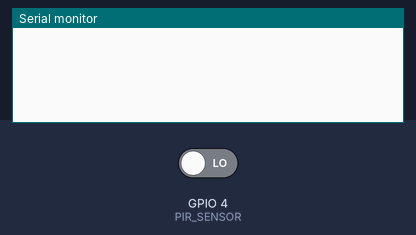
The sketch below on a simulated ESP32. On the bench: the last lines printed to the serial monitor. The test bench sets the inputs (shaded band); at power-on: GPIO 4 (PIR_SENSOR) LOW. WiFi joins after 1.5 s; servers stay silent unless stated.

Above: at 3.0 s.
3.1 s: GPIO 4 (PIR_SENSOR) driven HIGH
At 7.2 s:
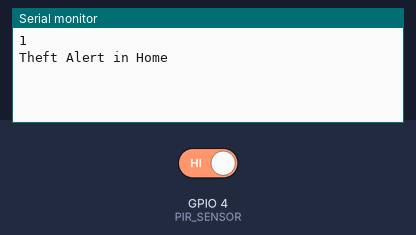
8.3 s: GPIO 4 (PIR_SENSOR) driven LOW
At 12.2 s:
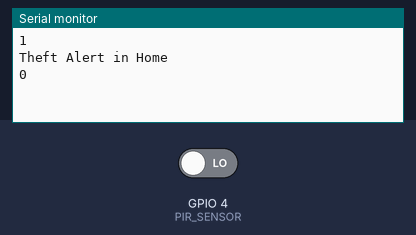

The sketch:

theft-alert-notification-with-esp32-blynk.ino
```cpp
#define BLYNK_TEMPLATE_ID "YOUR_TEMPLATE_ID"
#define BLYNK_TEMPLATE_NAME "Theft Alert Notification Using ESP32"
#define BLYNK_AUTH_TOKEN "YOUR_BLYNK_AUTH_TOKEN"

#define BLYNK_PRINT Serial
#include <WiFi.h>
#include <BlynkSimpleEsp32.h>


char auth[] = BLYNK_AUTH_TOKEN;

char ssid[] = "YOUR_WIFI_SSID";  // type your wifi name
char pass[] = "YOUR_WIFI_PASSWORD";  // type your wifi password

#define PIR_SENSOR  4
BlynkTimer timer;
//int flag=0;
void notifyOnTheft()
{
  int isTheftAlert = digitalRead(PIR_SENSOR);
  Serial.println(isTheftAlert);
  if (isTheftAlert==1) {
    Serial.println("Theft Alert in Home");
    Blynk.logEvent("theft_alert","Theft Alert in Home");
//    flag=1;
  }
  else if (isTheftAlert==0)
  {
   // flag=0;
  }
}

void setup(){
  pinMode(PIR_SENSOR, INPUT);
   Serial.begin(115200);
  Blynk.begin(auth, ssid, pass);

  timer.setInterval(5000L, notifyOnTheft);
}

void loop(){
  Blynk.run();
  timer.run();
}
```

Measured:
- after the input at 3.1 s, the serial monitor: prints a new line after 3.7 s (image 1)
- after the input at 8.3 s, the serial monitor: prints a new line after 3.5 s (image 2)
